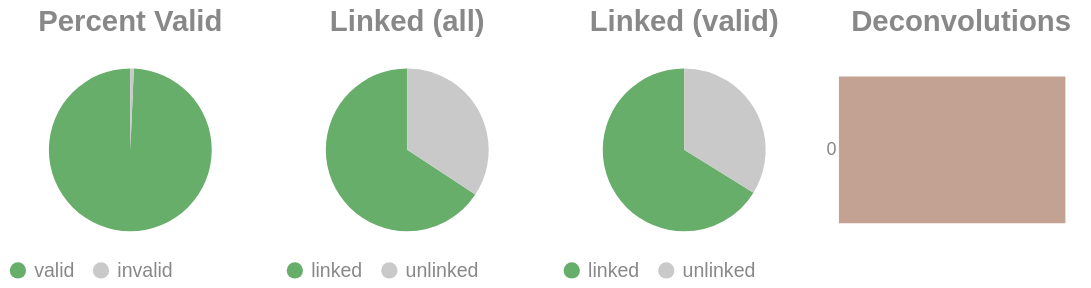

Write notebook code for a chart like this one.
### Code cell
if SKIPLR:
    pass
else:
    clash = Counter()
    for i in valids['molecule'].to_list():
        _mol = i.split("-")
        if len(_mol) == 1:
            clash.update('0')
        else:
            clash.update(_mol[-1])

    _d = {"deconvolutions": [], 'count': []}
    for k,v in clash.items():
        _d['deconvolutions'].append(k)
        _d['count'].append(v)

    tot_valid = valids['reads'].sum()
    mask = valids['reads'] >= 2
    n_linked_reads = valids.filter(mask)['reads'].sum()
    if n_linked_reads == 0:
        print_html("No linked molecules (>=2 reads) were detected; skipping linked-only distributions.")
        SKIPLR = True
    else:
        perc_valid = round(tot_valid / n_reads, 4)
        linked_perc_abs = round(n_linked_reads / n_reads, 4)
        linked_perc = round(n_linked_reads / tot_valid, 4)

    _valid = pl.DataFrame({"valids": ['valid', 'invalid'], "count": [tot_valid, n_reads - tot_valid]})
    _linked_abs = pl.DataFrame({"linked (absolute)": ['linked', 'unlinked'], "count": [n_linked_reads, n_reads - n_linked_reads]})
    _linked_rel = pl.DataFrame({"linked (valids)": ['linked', 'unlinked'], "count": [n_linked_reads, tot_valid - n_linked_reads]})

    (
        alt.hconcat(
            piechart(_valid, goodval = 'valid', title = "Percent Valid"),
            piechart(_linked_abs, goodval = "linked", title =  "Linked (all)"),
            piechart(_linked_rel, goodval = "linked", title =  "Linked (valid)"),
            convolutionbar(pl.DataFrame(_d), title = "Deconvolutions"),
            center = True,
            bounds = 'flush'
        )
        .resolve_scale(color='independent')
        .resolve_legend('independent')
        .properties(usermeta={'embedOptions': {"actions": False}})
    ).display()

### Figure 1 — Vega-Lite specification as saved in the notebook (floating-point values rounded to 4 significant figures)
{"width": "container", "height": 400, "config": {"title": {"anchor": "start", "dy": -15, "fontSize": 18, "color": "#888888", "subtitleColor": "#888888", "subtitleFontSize": 14}, "arc": {"fill": "#0072B2"}, "axis": {"domainColor": "#888888", "domainWidth": 0.5, "gridWidth": 0.2, "grid": false, "titleFontWeight": 400, "titleFontSize": 15, "labelFontSize": 11, "labelColor": "#888888", "tickColor": "#888888", "tickWidth": 0.2, "titleColor": "#888888"}, "axisBand": {"grid": false}, "axisX": {"grid": true, "tickSize": 10, "domainCap": "round"}, "axisY": {"domain": false, "grid": true, "tickSize": 0, "domainCap": "round"}, "background": "transparent", "header": {"labelFontSize": 15, "labelColor": "#888888", "titleFontSize": 15, "titleFontWeight": 600, "titleColor": "#888888"}, "legend": {"labelFont": "sans-serif", "labelFontSize": 12, "labelColor": "#888888", "symbolSize": 100, "symbolType": "circle", "titleFontSize": 12, "titlePadding": 10, "titleColor": "#888888", "title": null}, "range": {"category": ["#E69F00", "#56B4E9", "#009E73", "#F0E442", "#0072B2", "#D55E00", "#CC79A7", "#000000"], "diverging": ["#cfe8f3", "#a2d4ec", "#73bfe2", "#46abdb", "#1696d2", "#12719e"]}, "area": {"fill": "#0072B2", "fillOpacity": 0.7, "line": true, "strokeOpacity": 0.7}, "line": {"color": "#0072B2", "stroke": "#0072B2", "strokeWidth": 2}, "trail": {"color": "#0072B2", "stroke": "#0072B2", "strokeWidth": 0, "size": 1}, "point": {"filled": true, "fillOpacity": 1.0, "size": 95}, "text": {"color": "#888888", "fontSize": 11, "align": "right", "fontWeight": 400, "size": 11}, "bar": {"fill": "#0072B2", "stroke": null}, "view": {"stroke": null, "continuousWidth": 660, "continuousHeight": 400}}, "hconcat": [{"data": {"name": "data-dbf7adfa61be28e427db742ebda0f468"}, "mark": {"type": "arc"}, "encoding": {"color": {"field": "valids", "legend": {"orient": "bottom", "title": null}, "scale": {"domain": ["valid", "invalid"], "range": ["#68ae6b", "#C9C9C9"]}, "title": "Valids", "type": "nominal"}, "theta": {"field": "count", "type": "quantitative"}, "tooltip": [{"field": "valids", "title": "Valids", "type": "ordinal"}, {"field": "percent", "format": ".2%", "title": "Percent", "type": "quantitative"}, {"field": "count", "title": "Count", "type": "quantitative"}]}, "height": 100, "title": {"text": "Percent Valid", "align": "center", "anchor": "middle"}, "transform": [{"calculate": "datum.count / 11092783", "as": "percent"}], "width": 150}, {"data": {"name": "data-f435a121ac2d90c2f51878e25de33097"}, "mark": {"type": "arc"}, "encoding": {"color": {"field": "linked (absolute)", "legend": {"orient": "bottom", "title": null}, "scale": {"domain": ["linked", "unlinked"], "range": ["#68ae6b", "#C9C9C9"]}, "title": "Linked (Absolute)", "type": "nominal"}, "theta": {"field": "count", "type": "quantitative"}, "tooltip": [{"field": "linked (absolute)", "title": "Linked (Absolute)", "type": "ordinal"}, {"field": "percent", "format": ".2%", "title": "Percent", "type": "quantitative"}, {"field": "count", "title": "Count", "type": "quantitative"}]}, "height": 100, "title": {"text": "Linked (all)", "align": "center", "anchor": "middle"}, "transform": [{"calculate": "datum.count / 11092783", "as": "percent"}], "width": 150}, {"data": {"name": "data-545924fea2c19b3bb58525b3a7f72679"}, "mark": {"type": "arc"}, "encoding": {"color": {"field": "linked (valids)", "legend": {"orient": "bottom", "title": null}, "scale": {"domain": ["linked", "unlinked"], "range": ["#68ae6b", "#C9C9C9"]}, "title": "Linked (Valids)", "type": "nominal"}, "theta": {"field": "count", "type": "quantitative"}, "tooltip": [{"field": "linked (valids)", "title": "Linked (Valids)", "type": "ordinal"}, {"field": "percent", "format": ".2%", "title": "Percent", "type": "quantitative"}, {"field": "count", "title": "Count", "type": "quantitative"}]}, "height": 100, "title": {"text": "Linked (valid)", "align": "center", "anchor": "middle"}, "transform": [{"calculate": "datum.count / 11016165", "as": "percent"}], "width": 150}, {"data": {"name": "data-025b3d97c3558c765505422aefb6d3ca"}, "mark": {"type": "bar"}, "encoding": {"color": {"field": "deconvolutions", "legend": null, "scale": {"scheme": "lightgreyred"}, "type": "nominal"}, "tooltip": [{"field": "deconvolutions", "title": "Deconvolutions", "type": "ordinal"}, {"field": "percent", "format": ".2%", "title": "Percent", "type": "quantitative"}, {"field": "count", "title": "Count", "type": "quantitative"}], "x": {"axis": null, "field": "count", "type": "quantitative"}, "y": {"field": "deconvolutions", "sort": "ascending", "title": null, "type": "nominal"}}, "height": 100, "title": {"text": "Deconvolutions", "align": "center", "anchor": "middle"}, "transform": [{"calculate": "datum.count / 6024130", "as": "percent"}], "width": 150}], "bounds": "flush", "center": true, "resolve": {"legend": {"angle": "independent"}, "scale": {"color": "independent"}}, "usermeta": {"embedOptions": {"actions": false}}, "$schema": "https://vega.github.io/schema/vega-lite/v6.1.0.json", "datasets": {"data-dbf7adfa61be28e427db742ebda0f468": [{"valids": "valid", "count": 11016165}, {"valids": "invalid", "count": 76618}], "data-f435a121ac2d90c2f51878e25de33097": [{"linked (absolute)": "linked", "count": 7292675}, {"linked (absolute)": "unlinked", "count": 3800108}], "data-545924fea2c19b3bb58525b3a7f72679": [{"linked (valids)": "linked", "count": 7292675}, {"linked (valids)": "unlinked", "count": 3723490}], "data-025b3d97c3558c765505422aefb6d3ca": [{"deconvolutions": "0", "count": 6024130}]}}
